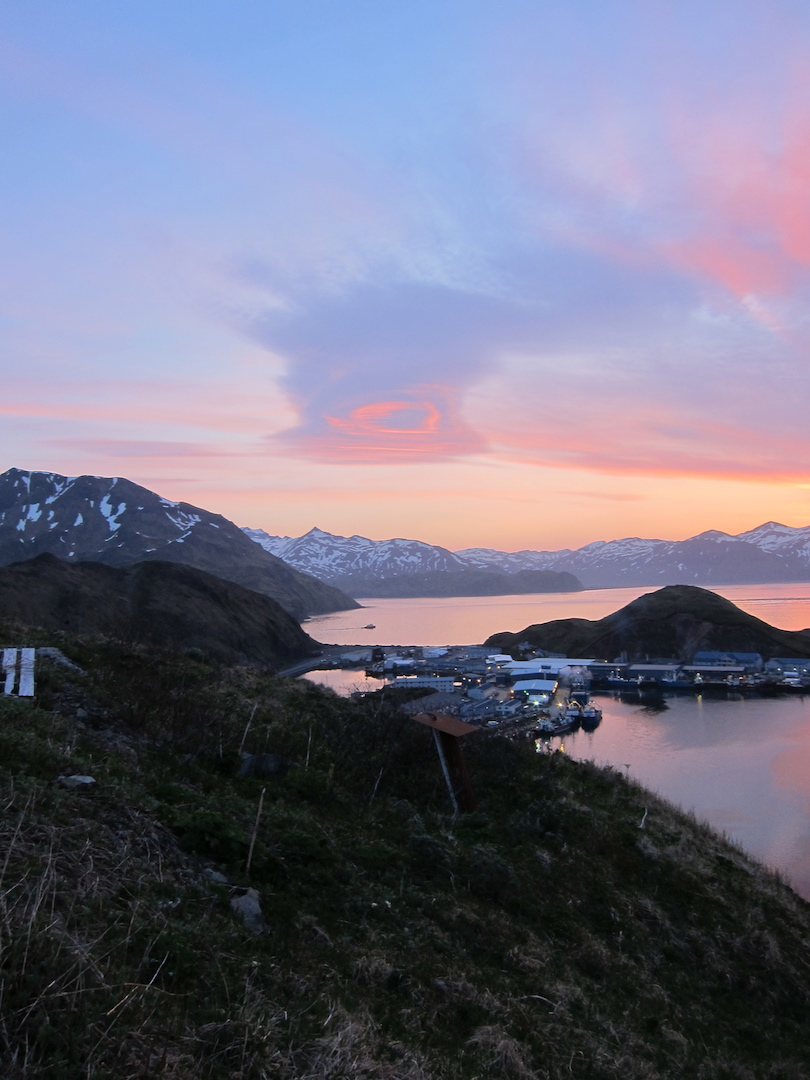
#> input picture images/1.jpg, 810 x 1080 px; its folder holds 3 pictures in this run
$ jupyter execute testing-simple.ipynb
#> lines starting #> are read from the running program, lines starting #| are printed output that depends on the picture
[cell 1]
import cv2
import numpy as np
import matplotlib.pyplot as plt
import os

def stitch_pair(img1, img2):
    sift = cv2.SIFT_create()

    gray1 = cv2.cvtColor(img1, cv2.COLOR_RGB2GRAY)
    gray2 = cv2.cvtColor(img2, cv2.COLOR_RGB2GRAY)

    kp1, desc1 = sift.detectAndCompute(gray1, None)
    kp2, desc2 = sift.detectAndCompute(gray2, None)

    matcher = cv2.BFMatcher()
    matches = matcher.knnMatch(desc2, desc1, k=2)

    good = []
    for m, n in matches:
        if m.distance < 0.75 * n.distance:
            good.append(m)

    if len(good) < 4:
        print("No hay suficientes matches")
        return img1

    pts1 = np.float32([kp1[m.trainIdx].pt for m in good])
    pts2 = np.float32([kp2[m.queryIdx].pt for m in good])

    H, _ = cv2.findHomography(pts2, pts1, cv2.RANSAC)
    H = np.array(H, dtype=np.float32)


    height1, width1 = img1.shape[:2]
    height2, width2 = img2.shape[:2]

    corners_img2 = np.float32([[0,0],[0,height2],[width2,height2],[width2,0]]).reshape(-1,1,2)
    warped_corners = cv2.perspectiveTransform(corners_img2, H)

    all_corners = np.concatenate((np.float32([[0,0],[0,height1],[width1,height1],[width1,0]]).reshape(-1,1,2), warped_corners), axis=0)

    [xmin, ymin] = np.int32(np.min(all_corners, axis=0).ravel() - 0.5)
    [xmax, ymax] = np.int32(np.max(all_corners, axis=0).ravel() + 0.5)

    translation = [-xmin, -ymin]
    H_translation = np.array([[1, 0, translation[0]],
                          [0, 1, translation[1]],
                          [0, 0, 1]], dtype=np.float32)


    size = (xmax - xmin, ymax - ymin)

    # Warp ambas imágenes al mismo canvas
    warped_img1 = cv2.warpPerspective(img1, H_translation, size)
    warped_img2 = cv2.warpPerspective(img2, H_translation @ H, size)

    # Blending simple
    mask1 = np.any(warped_img1 > 0, axis=2)
    mask2 = np.any(warped_img2 > 0, axis=2)

    panorama = warped_img1.copy()
    panorama[mask2] = warped_img2[mask2]

    return panorama

# Cargar imágenes en orden (usa tus propias rutas aquí)
folder = "images/"
image_files = sorted([f for f in os.listdir(folder) if f.endswith((".jpg", ".png"))])
images = [cv2.cvtColor(cv2.imread(os.path.join(folder, f)), cv2.COLOR_BGR2RGB) for f in image_files]
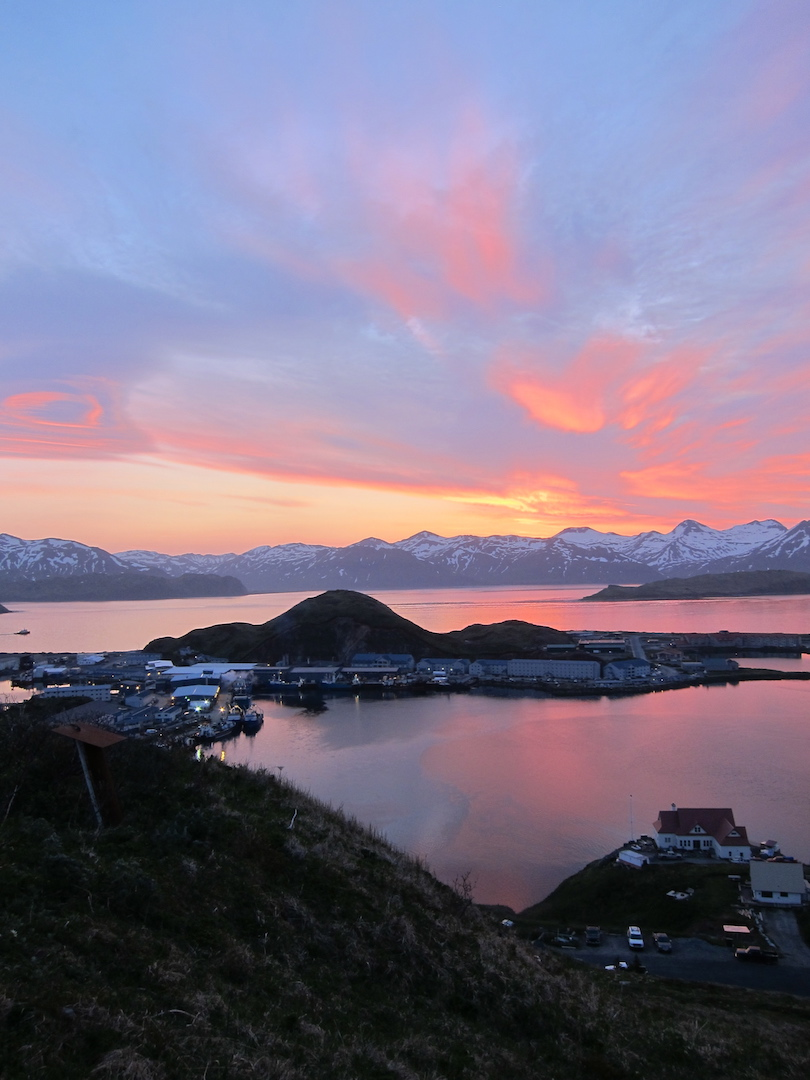
#> input picture images/2.jpg, 810 x 1080 px
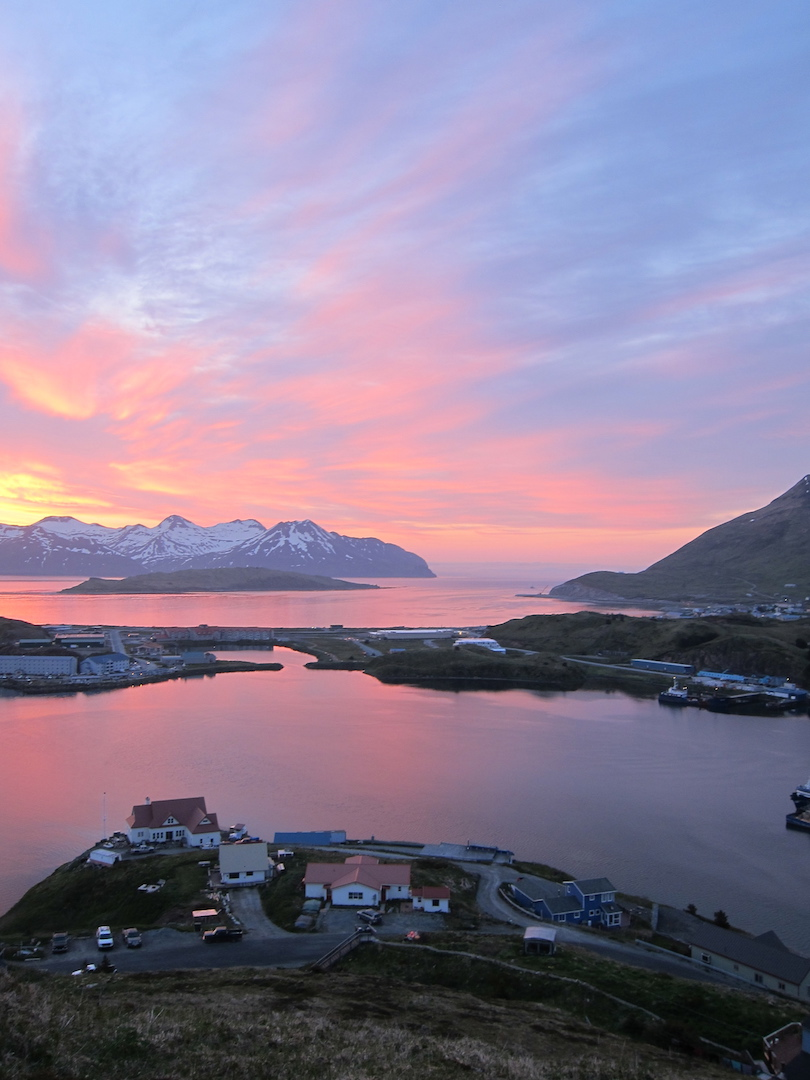
#> input picture images/3.jpg, 810 x 1080 px

# Crear panorama recursivo de izquierda a derecha
panorama = images[0]
for i in range(1, len(images)):
    print(f"Stitching imagen {i+1} de {len(images)}...")
    panorama = stitch_pair(panorama, images[i])
#> this loop made 2 passes
#> (matches in stitch_pair, height1 in stitch_pair, width1 in stitch_pair, height2 in stitch_pair, width2 in stitch_pair, corners_img2 in stitch_pair, xmin in stitch_pair, ymin in stitch_pair) on passes 1 to 2: (1084 matches, 1080, 810, 1080, 810, [[0, 0], [0, 1080], [810, 1080], [810, 0]], 0, -146), (1331 matches, 1328, 1287, 1080, 810, [[0, 0], [0, 1080], [810, 1080], [810, 0]], 0, -940)
#> (printed output is left out)
#> pass 1, in stitch_pair, `gray2 = cv2.cvtColor(img2, cv2.COLOR_RGB2GRAY)`:
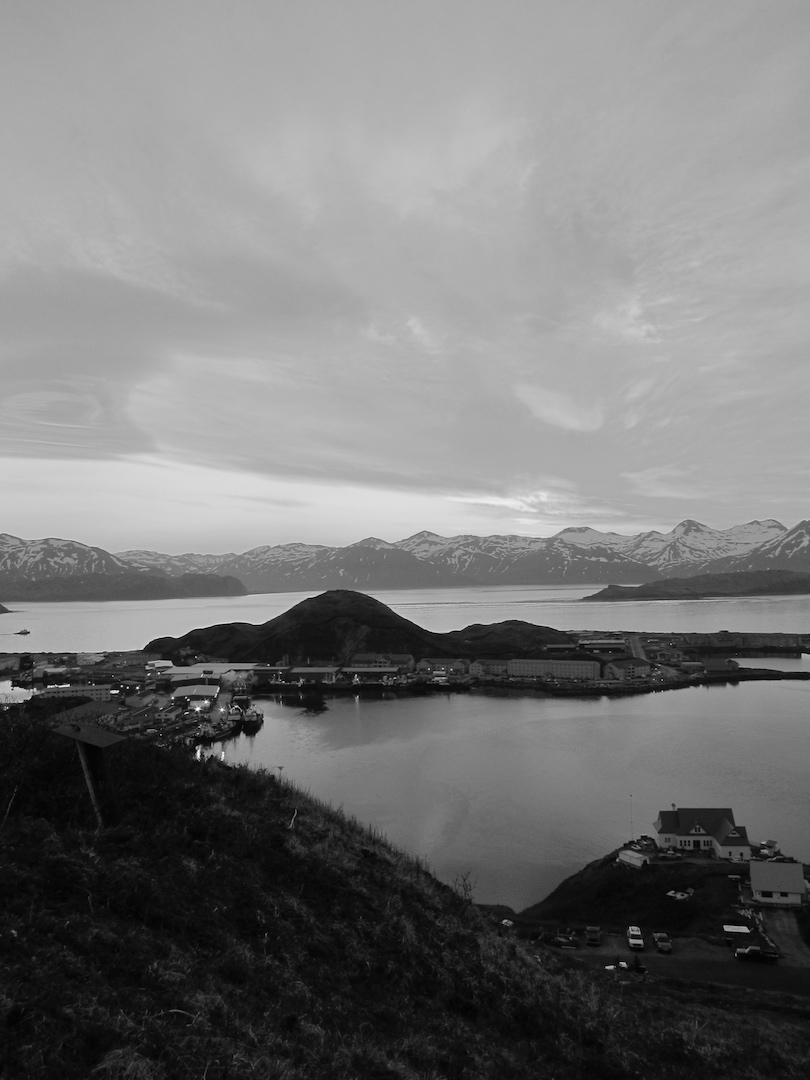
#> gray2: shape (1080, 810); min 0, max 253, mean 119
#> pass 1, in stitch_pair, `warped_img1 = cv2.warpPerspective(img1, H_translation, size)`:
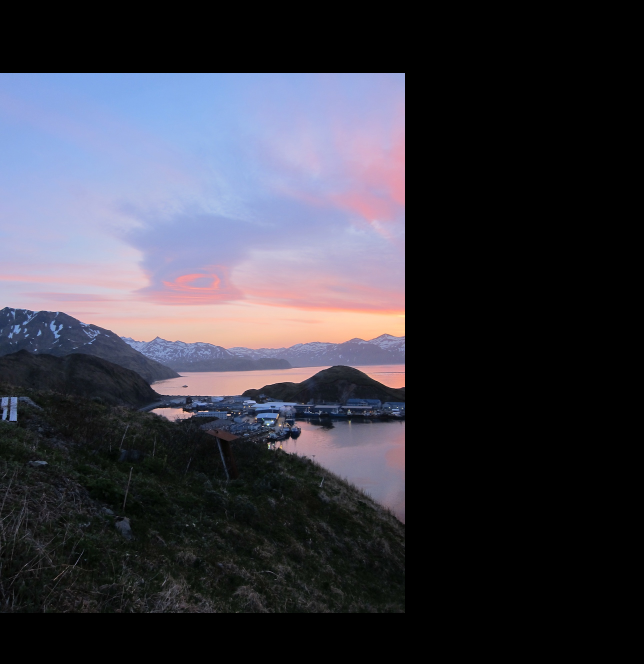
#> warped_img1: shape (1328, 1287, 3) (shown at 1/2 size); mean R, G, B 57.6, 57.3, 67.3
#> pass 1, in stitch_pair, `warped_img2 = cv2.warpPerspective(img2, H_translation @ H, size)`:
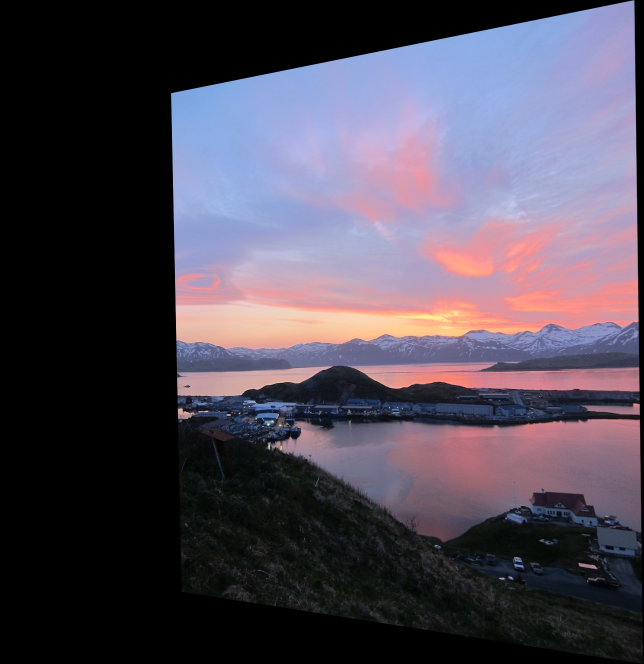
#> warped_img2: shape (1328, 1287, 3) (shown at 1/2 size); mean R, G, B 78.9, 72.2, 85.7
#> after the loop:
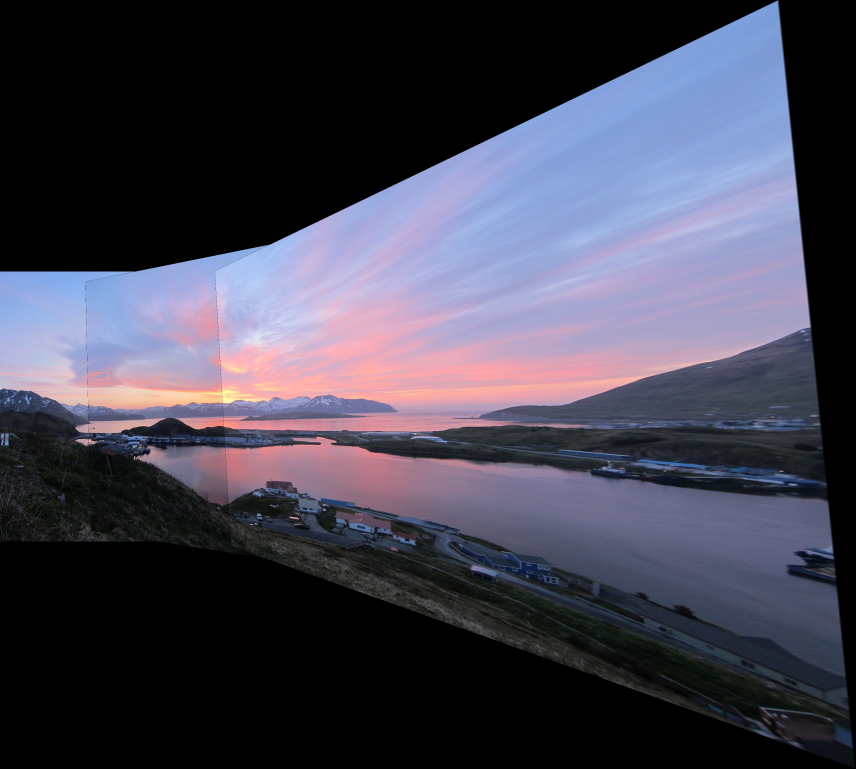
#> panorama: shape (3075, 3424, 3) (shown at 1/4 size); mean R, G, B 66.9, 65.7, 80.7

# Mostrar resultado
plt.figure(figsize=(20,10))
plt.imshow(panorama)
plt.axis("off")
plt.title("Panorama generado")
plt.show()
